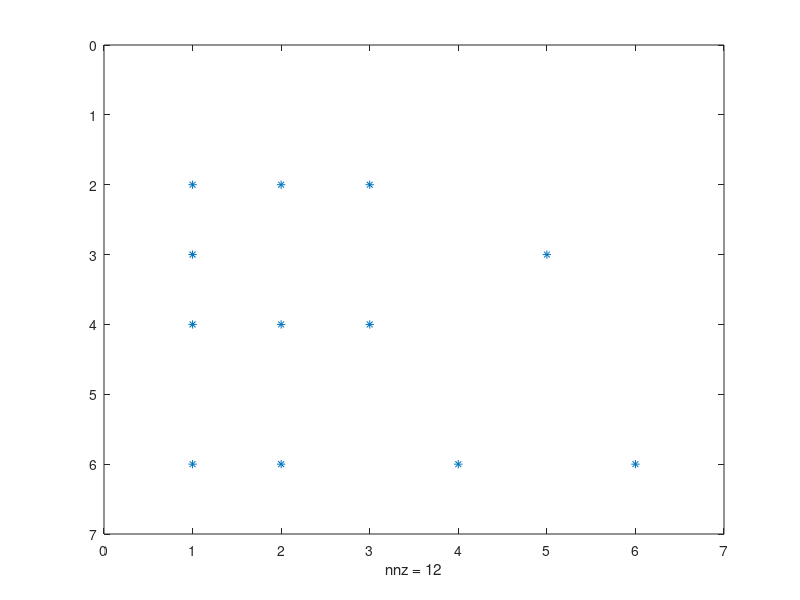

The MATLAB script that drew this image: (Note: this script raises an error after producing the figure.)
A = rand(6) > 0.8;
B = rand(6) > 0.8;
ABt = A*B';

[ai, aj] = ind2sub(size(A), find(A));
[bi, bj] = ind2sub(size(B), find(B));

aij = [nonzeros(A), ai, aj];
bij = [nonzeros(B), bi, bj];

common_j = intersect(aj, bj);
num_unique_j = numel(common_j);

% remove values that will not partake in multiplication
aij = aij(ismember(aj, common_j), :);
bij = bij(ismember(bj, common_j), :);

% number of repetitions of j-index for aij and bij

astart = [1; find(diff(aij(:,3)))+1];
aend   = [astart(2:end)-1; numel(aij(:,3))];

bstart = [1; find(diff(bij(:,3)))+1];
bend   = [bstart(2:end)-1; numel(bij(:,3))];

% arep = aend - astart + 1;
% brep = bend - bstart + 1;

% split up matrices
asplit = arrayfun(@(x) aij(astart(x):aend(x), :), 1:num_unique_j, ...
                  'uniformoutput', false);
bsplit = arrayfun(@(x) bij(bstart(x):bend(x), :), 1:num_unique_j, ...
                  'uniformoutput', false);

% function producing all permuations of rows in u and v
loc_kron = @(u, v) [repmat(u, size(v, 1), 1), repelem(v, size(u, 1), 1)];

tmp = arrayfun(@(ix) loc_kron(asplit{ix}, bsplit{ix}), 1:num_unique_j, ...
               'uniformoutput', false);
tmp = vertcat(tmp{:});

vals = tmp(:,1) .* tmp(:, 4);
ixs = tmp(:, [2,5]);

result = sparse(ixs(:,1), ixs(:,2), vals, size(A, 1), size(A, 2));

spy(result);
%full(result)


% ============================== test tsparsemul ==============================

A = double(rand(7) > 0.7);
B = (rand(7) > 0.5);
% A = rand(4);
% B = rand(4);


A(find(A)) = rand(nnz(A), 1);
B(find(B)) = rand(nnz(B), 1);

facit = A*B;

avals = nonzeros(A);%ones(nnz(A), 1);
bvals = nonzeros(B);%ones(nnz(B), 1);

[ai, aj] = ind2sub(size(A), find(A));
[bi, bj] = ind2sub(size(B), find(B));

aind = [ai, aj];
bind = [bj, bi];

[bind, ix] = sortrows(bind, 2);
bvals = bvals(ix); % the sorting order must also apply to bvals

[vals, ixs] = tsparsemul(avals, aind, bvals, bind);

res = full(sparse(ixs(:,1), ixs(:,2), vals, size(facit, 1), size(facit, 2)));


% A has entry (1,2) which is multiplied by B entry (2,3) to produce entry (1,3)